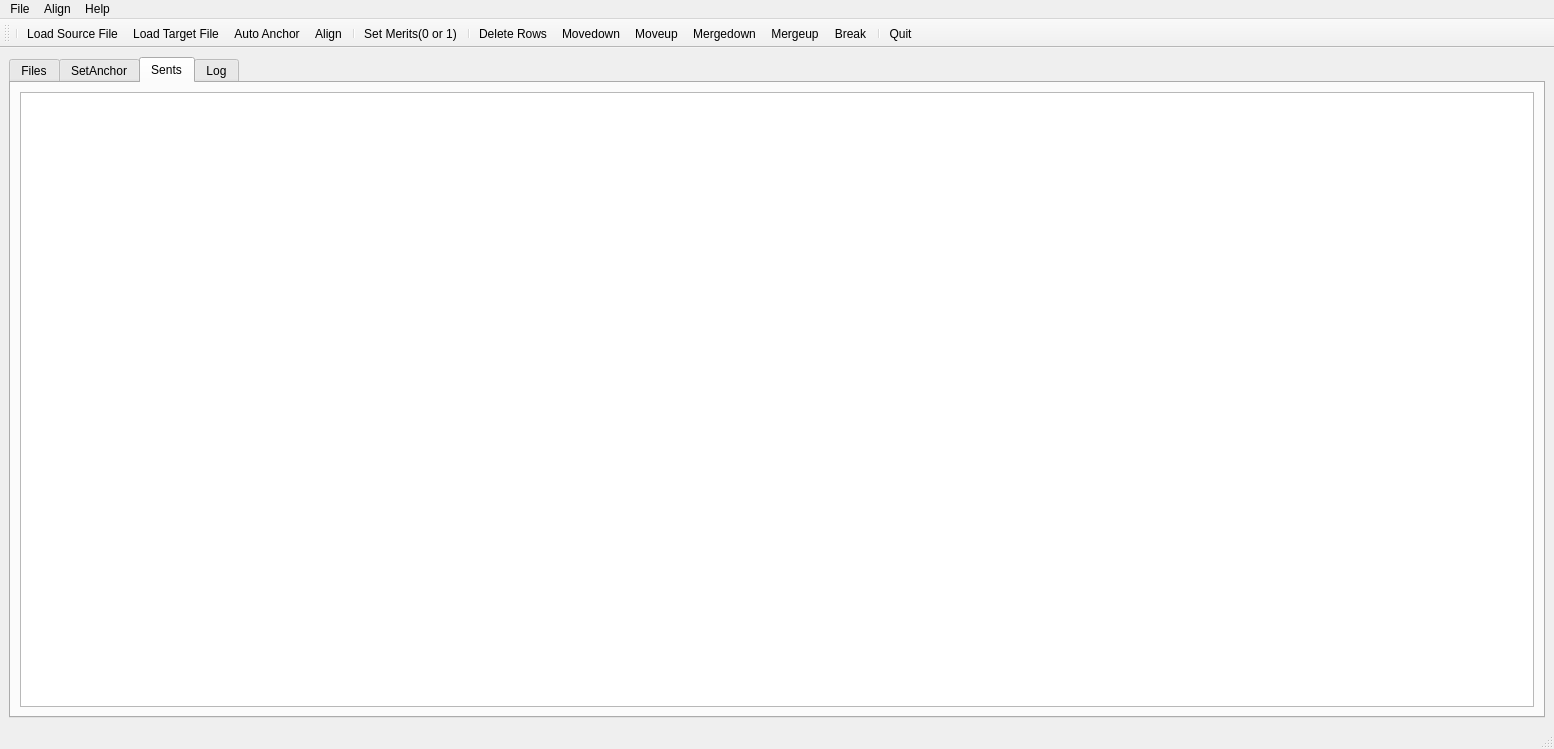
<?xml version="1.0" encoding="UTF-8"?>
<ui version="4.0">
 <class>MainWindow</class>
 <widget class="QMainWindow" name="MainWindow">
  <property name="geometry">
   <rect>
    <x>0</x>
    <y>0</y>
    <width>1554</width>
    <height>749</height>
   </rect>
  </property>
  <property name="minimumSize">
   <size>
    <width>946</width>
    <height>717</height>
   </size>
  </property>
  <property name="windowTitle">
   <string>MainWindow</string>
  </property>
  <property name="unifiedTitleAndToolBarOnMac">
   <bool>false</bool>
  </property>
  <widget class="QWidget" name="centralwidget">
   <property name="enabled">
    <bool>true</bool>
   </property>
   <layout class="QVBoxLayout" name="verticalLayout">
    <item>
     <widget class="QTabWidget" name="tabWidget">
      <property name="currentIndex">
       <number>2</number>
      </property>
      <widget class="QWidget" name="tab_1">
       <attribute name="title">
        <string>Files</string>
       </attribute>
       <layout class="QVBoxLayout" name="verticalLayout_4">
        <item>
         <widget class="MyTable" name="tableView_1"/>
        </item>
       </layout>
      </widget>
      <widget class="QWidget" name="tab_2">
       <attribute name="title">
        <string>SetAnchor</string>
       </attribute>
       <layout class="QVBoxLayout" name="verticalLayout_2">
        <item>
         <layout class="QHBoxLayout" name="horizontalLayout_2">
          <item>
           <layout class="QHBoxLayout" name="horizontalLayout">
            <item>
             <widget class="QLabel" name="label_lrow">
              <property name="minimumSize">
               <size>
                <width>30</width>
                <height>16</height>
               </size>
              </property>
              <property name="maximumSize">
               <size>
                <width>30</width>
                <height>16</height>
               </size>
              </property>
              <property name="text">
               <string>LRow#</string>
              </property>
             </widget>
            </item>
            <item>
             <widget class="QLineEdit" name="lineEdit_lrow">
              <property name="minimumSize">
               <size>
                <width>45</width>
                <height>26</height>
               </size>
              </property>
              <property name="maximumSize">
               <size>
                <width>45</width>
                <height>26</height>
               </size>
              </property>
              <property name="font">
               <font>
                <pointsize>14</pointsize>
               </font>
              </property>
             </widget>
            </item>
            <item>
             <widget class="QLabel" name="label_rrow">
              <property name="minimumSize">
               <size>
                <width>30</width>
                <height>16</height>
               </size>
              </property>
              <property name="maximumSize">
               <size>
                <width>30</width>
                <height>16</height>
               </size>
              </property>
              <property name="text">
               <string>RRow#</string>
              </property>
             </widget>
            </item>
            <item>
             <widget class="QLineEdit" name="lineEdit_rrow">
              <property name="minimumSize">
               <size>
                <width>45</width>
                <height>26</height>
               </size>
              </property>
              <property name="maximumSize">
               <size>
                <width>45</width>
                <height>26</height>
               </size>
              </property>
              <property name="font">
               <font>
                <pointsize>14</pointsize>
               </font>
              </property>
              <property name="text">
               <string/>
              </property>
             </widget>
            </item>
            <item>
             <widget class="QLabel" name="label_merit">
              <property name="minimumSize">
               <size>
                <width>45</width>
                <height>16</height>
               </size>
              </property>
              <property name="maximumSize">
               <size>
                <width>45</width>
                <height>16</height>
               </size>
              </property>
              <property name="text">
               <string>Merit</string>
              </property>
             </widget>
            </item>
            <item>
             <widget class="QLineEdit" name="lineEdit_merit">
              <property name="minimumSize">
               <size>
                <width>45</width>
                <height>26</height>
               </size>
              </property>
              <property name="maximumSize">
               <size>
                <width>45</width>
                <height>26</height>
               </size>
              </property>
              <property name="font">
               <font>
                <pointsize>14</pointsize>
               </font>
              </property>
             </widget>
            </item>
            <item>
             <widget class="QPushButton" name="setAnchorButton">
              <property name="minimumSize">
               <size>
                <width>120</width>
                <height>20</height>
               </size>
              </property>
              <property name="maximumSize">
               <size>
                <width>120</width>
                <height>20</height>
               </size>
              </property>
              <property name="font">
               <font>
                <pointsize>10</pointsize>
               </font>
              </property>
              <property name="text">
               <string>Set Anchor</string>
              </property>
              <property name="icon">
               <iconset>
                <normaloff>images/Caliper-50.png</normaloff>
                <normalon>images/Caliper-50.png</normalon>images/Caliper-50.png</iconset>
              </property>
             </widget>
            </item>
           </layout>
          </item>
          <item>
           <widget class="QLabel" name="dispLabel">
            <property name="minimumSize">
             <size>
              <width>260</width>
              <height>20</height>
             </size>
            </property>
            <property name="maximumSize">
             <size>
              <width>400</width>
              <height>20</height>
             </size>
            </property>
            <property name="text">
             <string>LRow#:       RRow#:       Merit:       </string>
            </property>
            <property name="margin">
             <number>5</number>
            </property>
           </widget>
          </item>
         </layout>
        </item>
        <item>
         <widget class="MyTable" name="tableView_2"/>
        </item>
       </layout>
      </widget>
      <widget class="QWidget" name="tab_3">
       <attribute name="title">
        <string>Sents</string>
       </attribute>
       <layout class="QVBoxLayout" name="verticalLayout_3">
        <item>
         <widget class="MyTable" name="tableView_3"/>
        </item>
       </layout>
      </widget>
      <widget class="QWidget" name="tab_4">
       <attribute name="title">
        <string>Log</string>
       </attribute>
       <layout class="QVBoxLayout" name="verticalLayout_5">
        <item>
         <widget class="QPlainTextEdit" name="plainTextEditLog"/>
        </item>
       </layout>
      </widget>
     </widget>
    </item>
   </layout>
  </widget>
  <widget class="QMenuBar" name="menubar">
   <property name="geometry">
    <rect>
     <x>0</x>
     <y>0</y>
     <width>1554</width>
     <height>21</height>
    </rect>
   </property>
   <widget class="QMenu" name="menuFile">
    <property name="title">
     <string>File</string>
    </property>
    <addaction name="actionFile1"/>
    <addaction name="actionFile2"/>
    <addaction name="separator"/>
    <addaction name="actionExport_Paras"/>
    <addaction name="actionExport_Sents"/>
    <addaction name="actionExport_TMX"/>
    <addaction name="separator"/>
    <addaction name="actionImport_Paras"/>
    <addaction name="actionImport_Csv"/>
    <addaction name="actionImport_TMX"/>
    <addaction name="actionImport_URL_Xpath"/>
    <addaction name="separator"/>
    <addaction name="actionQexit"/>
   </widget>
   <widget class="QMenu" name="menuAlign">
    <property name="title">
     <string>Align</string>
    </property>
    <addaction name="actionAnchor"/>
    <addaction name="actionAlign"/>
    <addaction name="separator"/>
    <addaction name="actionMerit_0_or_1"/>
    <addaction name="actionSet_Row_Numbers"/>
    <addaction name="actionSet_Anchor"/>
    <addaction name="actionDelete_rows"/>
    <addaction name="separator"/>
    <addaction name="actionMovedown"/>
    <addaction name="actionMoveup"/>
    <addaction name="actionMergedown"/>
    <addaction name="actionMergeup"/>
    <addaction name="actionBreak"/>
   </widget>
   <widget class="QMenu" name="menuHelp">
    <property name="title">
     <string>Help</string>
    </property>
    <addaction name="actionManual"/>
    <addaction name="actionAbout"/>
   </widget>
   <addaction name="menuFile"/>
   <addaction name="menuAlign"/>
   <addaction name="menuHelp"/>
  </widget>
  <widget class="QStatusBar" name="statusbar"/>
  <widget class="QToolBar" name="toolBar">
   <property name="windowTitle">
    <string>toolBar</string>
   </property>
   <attribute name="toolBarArea">
    <enum>TopToolBarArea</enum>
   </attribute>
   <attribute name="toolBarBreak">
    <bool>false</bool>
   </attribute>
   <addaction name="separator"/>
   <addaction name="actionFile1"/>
   <addaction name="actionFile2"/>
   <addaction name="actionAnchor"/>
   <addaction name="actionAlign"/>
   <addaction name="separator"/>
   <addaction name="actionMerit_0_or_1"/>
   <addaction name="separator"/>
   <addaction name="actionDelete_rows"/>
   <addaction name="actionMovedown"/>
   <addaction name="actionMoveup"/>
   <addaction name="actionMergedown"/>
   <addaction name="actionMergeup"/>
   <addaction name="actionBreak"/>
   <addaction name="separator"/>
   <addaction name="actionQexit"/>
  </widget>
  <action name="actionFile1">
   <property name="checked">
    <bool>false</bool>
   </property>
   <property name="icon">
    <iconset>
     <normaloff>images/fileopen1.png</normaloff>images/fileopen1.png</iconset>
   </property>
   <property name="text">
    <string>Load Source File</string>
   </property>
   <property name="iconText">
    <string>Load Source File</string>
   </property>
   <property name="toolTip">
    <string>Load Source File</string>
   </property>
   <property name="shortcut">
    <string>Ctrl+1</string>
   </property>
  </action>
  <action name="actionFile2">
   <property name="icon">
    <iconset resource="resource.qrc">
     <normaloff>:/open1/images/fileopen.png</normaloff>:/open1/images/fileopen.png</iconset>
   </property>
   <property name="text">
    <string>Load Target File</string>
   </property>
   <property name="iconText">
    <string>Load Target File</string>
   </property>
   <property name="toolTip">
    <string>Load Target File</string>
   </property>
   <property name="shortcut">
    <string>Ctrl+2</string>
   </property>
  </action>
  <action name="actionAnchor">
   <property name="icon">
    <iconset>
     <normaloff>images/Anchor-48.png</normaloff>images/Anchor-48.png</iconset>
   </property>
   <property name="text">
    <string>Auto Anchor</string>
   </property>
   <property name="toolTip">
    <string>Generate Anchors</string>
   </property>
   <property name="shortcut">
    <string>Ctrl+A</string>
   </property>
  </action>
  <action name="actionQexit">
   <property name="icon">
    <iconset>
     <normaloff>images/Exit-48.png</normaloff>images/Exit-48.png</iconset>
   </property>
   <property name="text">
    <string>Quit</string>
   </property>
   <property name="toolTip">
    <string>Quit</string>
   </property>
   <property name="shortcut">
    <string>Ctrl+X</string>
   </property>
  </action>
  <action name="actionPara_to_para">
   <property name="text">
    <string>Para to para</string>
   </property>
  </action>
  <action name="actionSent_to_sent">
   <property name="text">
    <string>Sent to sent</string>
   </property>
  </action>
  <action name="actionManual">
   <property name="icon">
    <iconset>
     <normaloff>images/Help-48.png</normaloff>images/Help-48.png</iconset>
   </property>
   <property name="text">
    <string>Manual</string>
   </property>
  </action>
  <action name="actionAbout">
   <property name="icon">
    <iconset>
     <normaloff>images/Info-48.png</normaloff>images/Info-48.png</iconset>
   </property>
   <property name="text">
    <string>About</string>
   </property>
  </action>
  <action name="actionPlus">
   <property name="icon">
    <iconset resource="resource.qrc">
     <normaloff>:/add/images/editadd.png</normaloff>:/add/images/editadd.png</iconset>
   </property>
   <property name="text">
    <string>Plus</string>
   </property>
   <property name="toolTip">
    <string>+</string>
   </property>
  </action>
  <action name="actionAlign">
   <property name="icon">
    <iconset>
     <normaloff>images/Line Chart-48.png</normaloff>images/Line Chart-48.png</iconset>
   </property>
   <property name="text">
    <string>Align</string>
   </property>
   <property name="toolTip">
    <string>Align</string>
   </property>
   <property name="shortcut">
    <string>Ctrl+L</string>
   </property>
  </action>
  <action name="actionExport_Paras">
   <property name="enabled">
    <bool>true</bool>
   </property>
   <property name="icon">
    <iconset>
     <normaloff>images/CSV-50.png</normaloff>images/CSV-50.png</iconset>
   </property>
   <property name="text">
    <string>Export Paras</string>
   </property>
  </action>
  <action name="actionExport_Sents">
   <property name="icon">
    <iconset>
     <normaloff>images/CSV-48.png</normaloff>images/CSV-48.png</iconset>
   </property>
   <property name="text">
    <string>Export Sents</string>
   </property>
   <property name="iconText">
    <string>Export CSV</string>
   </property>
  </action>
  <action name="actionExport_TMX">
   <property name="icon">
    <iconset>
     <normaloff>images/filesavetmx.png</normaloff>images/filesavetmx.png</iconset>
   </property>
   <property name="text">
    <string>Export TMX</string>
   </property>
  </action>
  <action name="actionMoveup">
   <property name="icon">
    <iconset>
     <normaloff>images/Up-48.png</normaloff>images/Up-48.png</iconset>
   </property>
   <property name="text">
    <string>Moveup</string>
   </property>
   <property name="shortcut">
    <string>Ctrl+Up</string>
   </property>
  </action>
  <action name="actionMovedown">
   <property name="icon">
    <iconset>
     <normaloff>images/Down-48.png</normaloff>images/Down-48.png</iconset>
   </property>
   <property name="text">
    <string>Movedown</string>
   </property>
   <property name="shortcut">
    <string>Ctrl+Down</string>
   </property>
  </action>
  <action name="actionMergeup">
   <property name="icon">
    <iconset>
     <normaloff>images/mergeup.png</normaloff>images/mergeup.png</iconset>
   </property>
   <property name="text">
    <string>Mergeup</string>
   </property>
   <property name="shortcut">
    <string>Ctrl+U</string>
   </property>
  </action>
  <action name="actionMergedown">
   <property name="icon">
    <iconset>
     <normaloff>images/mergedown.png</normaloff>images/mergedown.png</iconset>
   </property>
   <property name="text">
    <string>Mergedown</string>
   </property>
   <property name="shortcut">
    <string>Ctrl+D</string>
   </property>
  </action>
  <action name="actionBreak">
   <property name="icon">
    <iconset>
     <normaloff>images/Split Vertical-48.png</normaloff>images/Split Vertical-48.png</iconset>
   </property>
   <property name="text">
    <string>Break</string>
   </property>
   <property name="toolTip">
    <string>Break |||</string>
   </property>
   <property name="shortcut">
    <string>Ctrl+B</string>
   </property>
  </action>
  <action name="actionMerit_0_or_1">
   <property name="icon">
    <iconset>
     <normaloff>images/SwitchOn-50.png</normaloff>images/SwitchOn-50.png</iconset>
   </property>
   <property name="text">
    <string>Set Merits(0 or 1)</string>
   </property>
   <property name="toolTip">
    <string>Set merit to 0 or 1</string>
   </property>
   <property name="shortcut">
    <string>Ctrl+M</string>
   </property>
  </action>
  <action name="actionImport_Paras">
   <property name="icon">
    <iconset>
     <normaloff>images/Multiple Inputs-48.png</normaloff>images/Multiple Inputs-48.png</iconset>
   </property>
   <property name="text">
    <string>Import Paras</string>
   </property>
  </action>
  <action name="actionImport_Csv">
   <property name="enabled">
    <bool>false</bool>
   </property>
   <property name="text">
    <string>Import CSV</string>
   </property>
   <property name="iconText">
    <string>Import CSV</string>
   </property>
   <property name="toolTip">
    <string>Import CSV</string>
   </property>
   <property name="visible">
    <bool>false</bool>
   </property>
  </action>
  <action name="actionImport_TMX">
   <property name="enabled">
    <bool>false</bool>
   </property>
   <property name="text">
    <string>Import TMX</string>
   </property>
   <property name="visible">
    <bool>false</bool>
   </property>
  </action>
  <action name="actionDelete_rows">
   <property name="icon">
    <iconset>
     <normaloff>images/Delete Table-48.png</normaloff>images/Delete Table-48.png</iconset>
   </property>
   <property name="text">
    <string>Delete Rows</string>
   </property>
   <property name="toolTip">
    <string>Delete selected rows</string>
   </property>
  </action>
  <action name="actionImport_URL_Xpath">
   <property name="icon">
    <iconset>
     <normaloff>images/WWW-48.png</normaloff>images/WWW-48.png</iconset>
   </property>
   <property name="text">
    <string>Import URL Xpath</string>
   </property>
  </action>
  <action name="actionSet_Anchor">
   <property name="enabled">
    <bool>true</bool>
   </property>
   <property name="icon">
    <iconset>
     <normaloff>images/Caliper-50.png</normaloff>images/Caliper-50.png</iconset>
   </property>
   <property name="text">
    <string>Set Anchor</string>
   </property>
   <property name="shortcut">
    <string>Return</string>
   </property>
  </action>
  <action name="actionSet_Row_Numbers">
   <property name="icon">
    <iconset>
     <normaloff>images/Circled 8 -48.png</normaloff>images/Circled 8 -48.png</iconset>
   </property>
   <property name="text">
    <string>Set Row Numbers</string>
   </property>
   <property name="shortcut">
    <string>Space</string>
   </property>
  </action>
 </widget>
 <customwidgets>
  <customwidget>
   <class>MyTable</class>
   <extends>QTableView</extends>
   <header location="global">ptextpad.mytable</header>
  </customwidget>
 </customwidgets>
 <tabstops>
  <tabstop>tableView_2</tabstop>
  <tabstop>tableView_3</tabstop>
 </tabstops>
 <resources>
  <include location="resource.qrc"/>
 </resources>
 <connections>
  <connection>
   <sender>actionQexit</sender>
   <signal>triggered()</signal>
   <receiver>MainWindow</receiver>
   <slot>close()</slot>
   <hints>
    <hint type="sourcelabel">
     <x>-1</x>
     <y>-1</y>
    </hint>
    <hint type="destinationlabel">
     <x>504</x>
     <y>366</y>
    </hint>
   </hints>
  </connection>
  <connection>
   <sender>actionPlus</sender>
   <signal>triggered()</signal>
   <receiver>actionAlign</receiver>
   <slot>trigger()</slot>
   <hints>
    <hint type="sourcelabel">
     <x>-1</x>
     <y>-1</y>
    </hint>
    <hint type="destinationlabel">
     <x>-1</x>
     <y>-1</y>
    </hint>
   </hints>
  </connection>
 </connections>
</ui>
